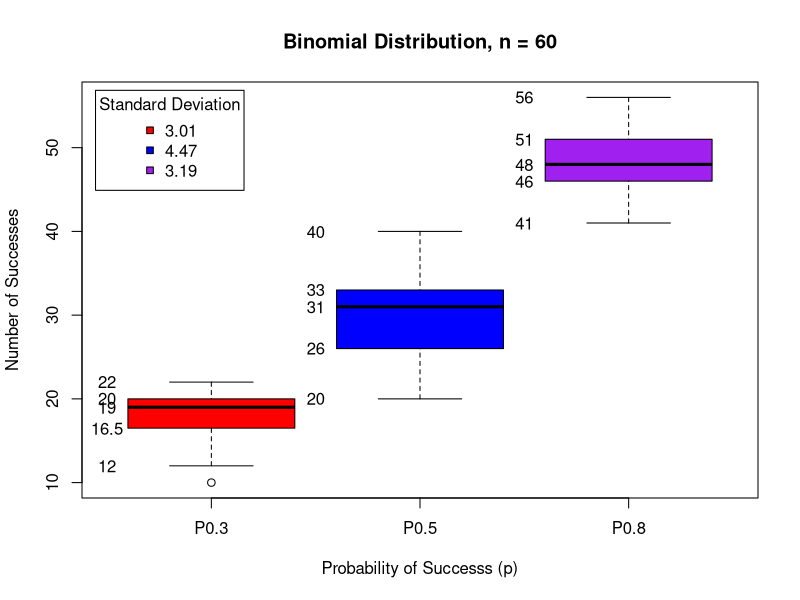

Recreate this plot in R. (Note: this script raises an error after producing the figure.)
# Assignment 1, Problem 1
# Create random distributions and Box Plot

# Save Homework in my Directory
mydir <- "C:/Users/house/Google Drive/Grad School/Fall_17_Big Data Analytics/Assignment 1/"
setwd(mydir)
  
# Assign n and p variables
n <- 60.0
p <- c(0.3,0.5,0.8)
  
# Create a random distribution using dataframe with n observations
data <- data.frame(P0.3 = rbinom(n, n, p[1]),
                   P0.5 = rbinom(n, n, p[2]),
                   P0.8 = rbinom(n, n, p[3]))
  
# Find the Standard deviation of each column
M <- data.matrix(data, rownames.force = NA)         # First convert df into a matrix
storage.mode(M) <- "double"                         # convert integers to doubles
stdev <-c(sd(M[,1]),sd(M[,2]),sd(M[,3]))            # Take standard deviations of cols
  
# Generate boxplot with data frame
bp <- boxplot(data,  main="Binomial Distribution, n = 60", 
              xlab="Probability of Successs (p)", ylab="Number of Successes",
              col = c("red","blue","purple"))
  
# Customize box plot with labels and legend
text(x = col(bp$stats) - .5, y = bp$stats , labels = bp$stats)
legend("topleft", inset=.02, title="Standard Deviation",
         legend=c(format(stdev[1], digits=3),
                  format(stdev[2], digits=3),
                  format(stdev[3], digits=3)), 
         pt.bg=c("red", "blue","purple"),
         pch=22)
  
# Save Work
# rm(list=ls())
SaveRdata = paste(mydir,"HW1_D.RData")
save.image(SaveRdata)